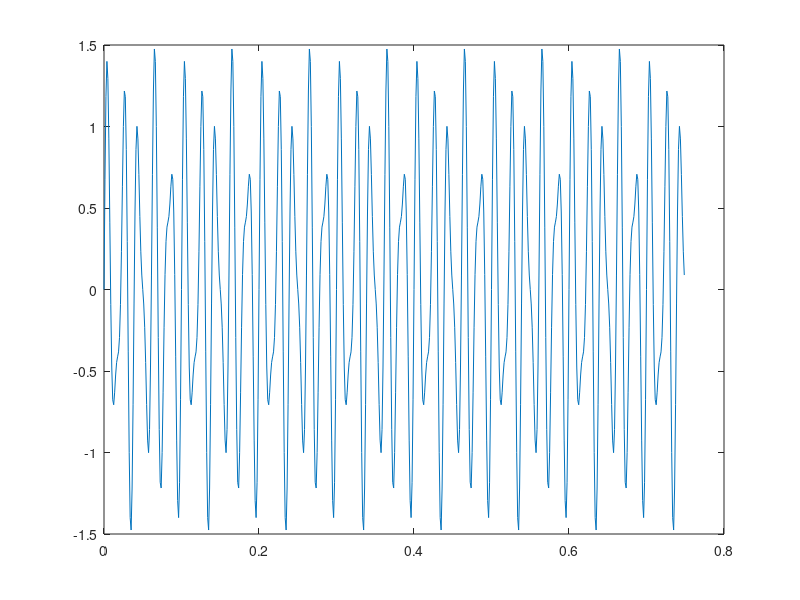
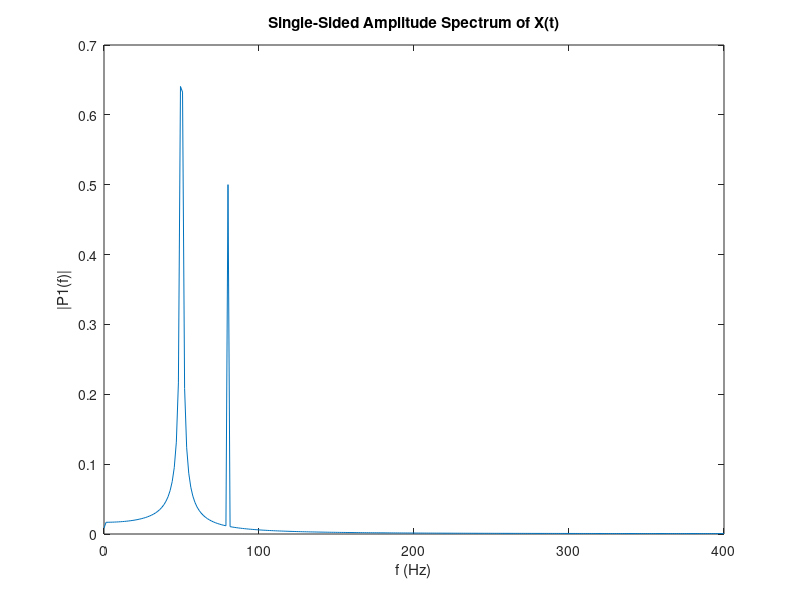

Here is the MATLAB script that generated these plots, in order:
clc
clear
close all

f = 800
N = 600
T = 1 / f;
L = N * T;  %Length 0f the Signal=L=N×T
Y = @(x) sin(50.0 * 2.0 * pi * x) + 0.5 * sin(80.0 * 2.0 * pi * x);

t = (0 : N - 1) .* T;
output = Y(t);

figure
plot(t, output)

fft_output = fft(output);

P2 = abs(fft_output/N);
P1 = P2(1:N/2+1);
P1(2:end-1) = 2 * P1(2:end-1);

f = f * (0 : (N / 2)) / N;
figure
plot(f,P1)
title('Single-Sided Amplitude Spectrum of X(t)')
xlabel('f (Hz)')
ylabel('|P1(f)|')

